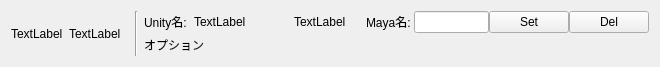
<?xml version="1.0" encoding="UTF-8"?>
<ui version="4.0">
 <class>Form</class>
 <widget class="QWidget" name="Form">
  <property name="geometry">
   <rect>
    <x>0</x>
    <y>0</y>
    <width>660</width>
    <height>67</height>
   </rect>
  </property>
  <property name="sizePolicy">
   <sizepolicy hsizetype="Preferred" vsizetype="Preferred">
    <horstretch>0</horstretch>
    <verstretch>0</verstretch>
   </sizepolicy>
  </property>
  <property name="windowTitle">
   <string>Form</string>
  </property>
  <layout class="QHBoxLayout" name="horizontalLayout">
   <property name="spacing">
    <number>6</number>
   </property>
   <item>
    <widget class="QLabel" name="type_icon_label">
     <property name="text">
      <string>TextLabel</string>
     </property>
    </widget>
   </item>
   <item>
    <widget class="QLabel" name="type_label">
     <property name="sizePolicy">
      <sizepolicy hsizetype="Preferred" vsizetype="Preferred">
       <horstretch>0</horstretch>
       <verstretch>0</verstretch>
      </sizepolicy>
     </property>
     <property name="minimumSize">
      <size>
       <width>60</width>
       <height>0</height>
      </size>
     </property>
     <property name="text">
      <string>TextLabel</string>
     </property>
    </widget>
   </item>
   <item>
    <widget class="Line" name="line_2">
     <property name="orientation">
      <enum>Qt::Vertical</enum>
     </property>
    </widget>
   </item>
   <item>
    <layout class="QVBoxLayout" name="verticalLayout">
     <property name="spacing">
      <number>0</number>
     </property>
     <item>
      <layout class="QHBoxLayout" name="horizontalLayout_2">
       <item>
        <widget class="QLabel" name="unity_label">
         <property name="text">
          <string>Unity名:  </string>
         </property>
        </widget>
       </item>
       <item>
        <widget class="QLabel" name="unity_name_label">
         <property name="sizePolicy">
          <sizepolicy hsizetype="Fixed" vsizetype="Preferred">
           <horstretch>0</horstretch>
           <verstretch>0</verstretch>
          </sizepolicy>
         </property>
         <property name="minimumSize">
          <size>
           <width>100</width>
           <height>0</height>
          </size>
         </property>
         <property name="text">
          <string>TextLabel</string>
         </property>
        </widget>
       </item>
       <item>
        <widget class="QLabel" name="link_label">
         <property name="text">
          <string>TextLabel</string>
         </property>
        </widget>
       </item>
       <item>
        <widget class="QLabel" name="label_2">
         <property name="sizePolicy">
          <sizepolicy hsizetype="Fixed" vsizetype="Preferred">
           <horstretch>0</horstretch>
           <verstretch>0</verstretch>
          </sizepolicy>
         </property>
         <property name="minimumSize">
          <size>
           <width>20</width>
           <height>0</height>
          </size>
         </property>
         <property name="text">
          <string/>
         </property>
        </widget>
       </item>
       <item>
        <widget class="QLabel" name="maya_label">
         <property name="text">
          <string>Maya名: </string>
         </property>
        </widget>
       </item>
       <item>
        <widget class="QLineEdit" name="maya_name_line">
         <property name="readOnly">
          <bool>true</bool>
         </property>
        </widget>
       </item>
       <item>
        <widget class="QPushButton" name="name_set_button">
         <property name="text">
          <string>Set</string>
         </property>
        </widget>
       </item>
       <item>
        <widget class="QPushButton" name="name_del_button">
         <property name="text">
          <string>Del</string>
         </property>
        </widget>
       </item>
      </layout>
     </item>
     <item>
      <layout class="QHBoxLayout" name="horizontalLayout_4">
       <item>
        <widget class="QLabel" name="label">
         <property name="sizePolicy">
          <sizepolicy hsizetype="Fixed" vsizetype="Preferred">
           <horstretch>0</horstretch>
           <verstretch>0</verstretch>
          </sizepolicy>
         </property>
         <property name="minimumSize">
          <size>
           <width>60</width>
           <height>0</height>
          </size>
         </property>
         <property name="maximumSize">
          <size>
           <width>60</width>
           <height>16777215</height>
          </size>
         </property>
         <property name="text">
          <string>オプション</string>
         </property>
        </widget>
       </item>
       <item>
        <layout class="QHBoxLayout" name="checks_layout">
         <property name="spacing">
          <number>10</number>
         </property>
        </layout>
       </item>
       <item>
        <spacer name="horizontalSpacer">
         <property name="orientation">
          <enum>Qt::Horizontal</enum>
         </property>
         <property name="sizeHint" stdset="0">
          <size>
           <width>40</width>
           <height>20</height>
          </size>
         </property>
        </spacer>
       </item>
      </layout>
     </item>
    </layout>
   </item>
  </layout>
 </widget>
 <resources/>
 <connections/>
</ui>
